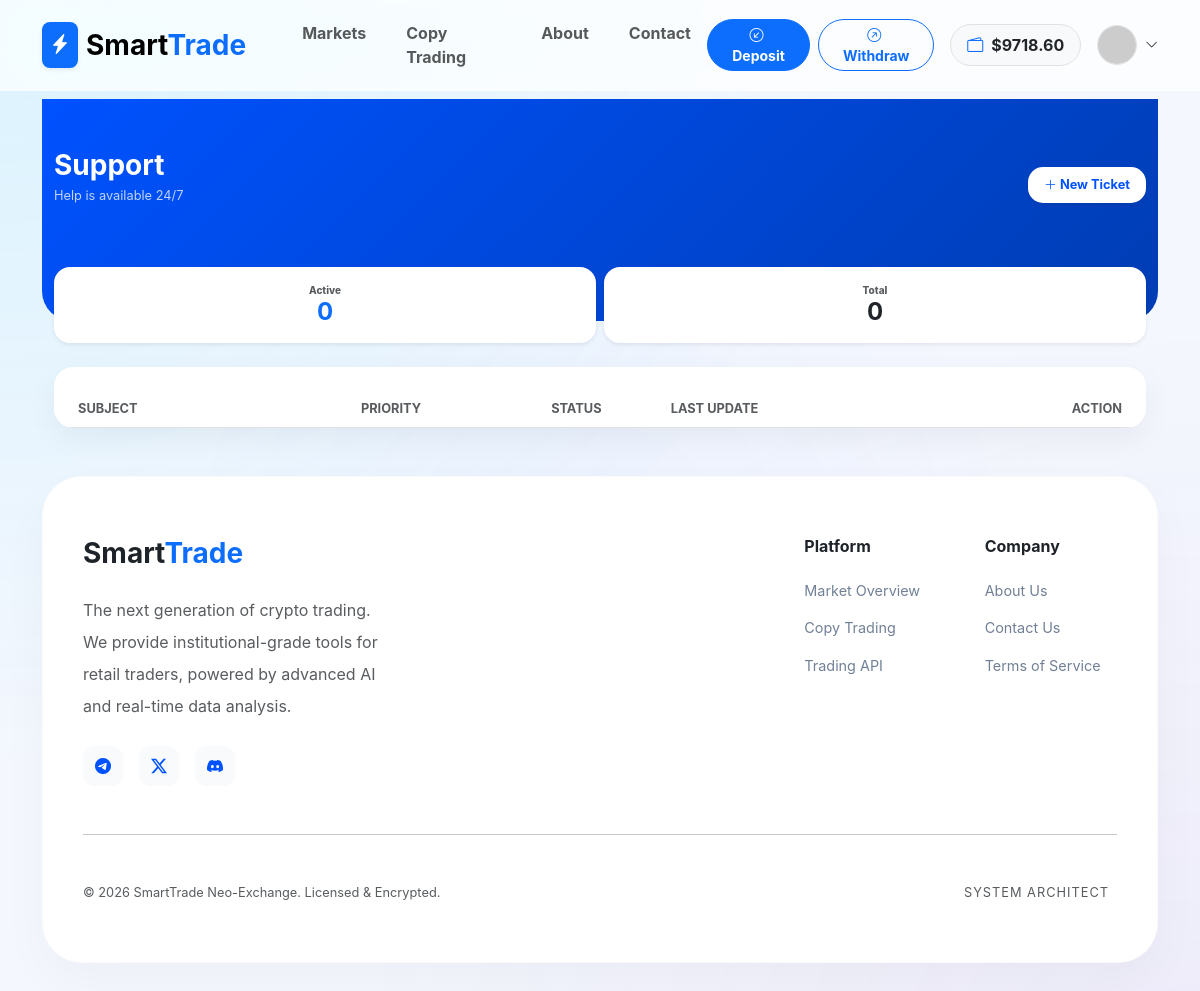
/accounts/tickets/ (signed in), run on an earlier commit of the app's database.
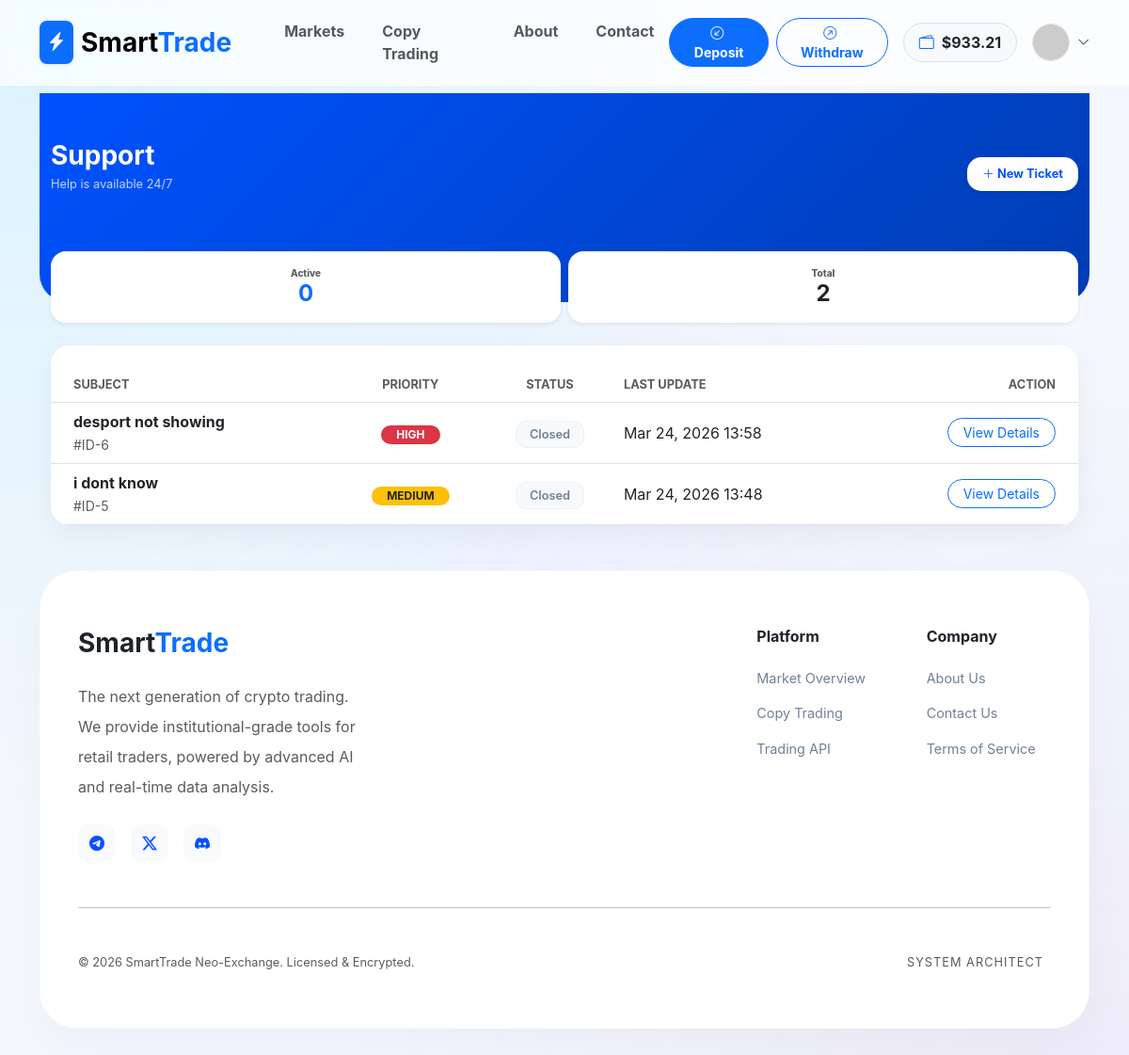
And on a later commit of the database.
### apps/accounts/models.py (models this page shows, shortened)
class User(AbstractUser):
    email = models.EmailField(unique=True, verbose_name="Email Address")
    balance = models.DecimalField(
        max_digits=20,
        decimal_places=2,
        default=0.00,
        verbose_name="Total Balance (USDT)"
    )
    wallet_address = models.CharField(
        max_length=255,
        blank=True,
        null=True,
        verbose_name="User Wallet Address"
    )
    is_verified = models.BooleanField(default=True)
    referred_by = models.ForeignKey('self', on_delete=models.SET_NULL, null=True, blank=True)
    referral_code = models.CharField(max_length=10, unique=True, blank=True)
    USERNAME_FIELD = 'email'
    REQUIRED_FIELDS = ['username']
    class Meta:
        verbose_name = 'User'
        verbose_name_plural = 'Users'

class Ticket(models.Model):
    STATUS_CHOICES = [
        ('open', 'Open'),
        ('pending', 'Pending'),
        ('closed', 'Closed'),
    ]
    URGENCY_CHOICES = [
        ('low', 'Low'),
        ('medium', 'Medium'),
        ('high', 'High'),
    ]
    user = models.ForeignKey(settings.AUTH_USER_MODEL, on_delete=models.CASCADE, related_name='tickets')
    subject = models.CharField(max_length=255)
    status = models.CharField(max_length=10, choices=STATUS_CHOICES, default='open')
    urgency = models.CharField(max_length=10, choices=URGENCY_CHOICES, default='medium')
    created_at = models.DateTimeField(auto_now_add=True)
    updated_at = models.DateTimeField(auto_now=True)
    class Meta:
        ordering = ['-updated_at']

### apps/accounts/views.py (the view)
# urls.py: path('tickets/', ticket_list, name='ticket_list'),
@login_required
def ticket_list(request):
    tickets = Ticket.objects.filter(user=request.user).order_by('-updated_at')
    open_tickets_count = tickets.filter(status='open').count()
    context = {
        'tickets': tickets,
        'open_count': open_tickets_count,
    }
    return render(request, 'accounts/tickets/ticket_list.html', context)

### apps/accounts/views.py (called while the page is built)
def user_notifications(request):
    if request.user.is_authenticated:
        return {
            'unread_notifications': request.user.notifications.filter(is_read=False).order_by('-created_at')
        }
    return {}

### templates/accounts/tickets/ticket_list.html (shortened to what this page needs)
{% extends 'base.html' %}
{% block content %}
<div class="user-welcome-section">
    <div class="container">
        <div class="row align-items-center">
            <div class="col-7 col-md-7 text-start mb-0">
                <h1 class="fw-bold mb-1 fs-3">Support</h1>
                <p class="opacity-75 small">Help is available 24/7</p>
            </div>
            <div class="col-5 col-md-5 text-end">
                <a href="{% url 'accounts:create_ticket' %}" class="btn btn-create shadow-sm py-2 px-3 small">
                    <i class="bi bi-plus-lg"></i> <span class="d-none d-md-inline">New Ticket</span>
                </a>
            </div>
        </div>
    </div>
</div>
<div class="container mb-5 mt-2">
    <div class="row g-2 mb-4 mt-2">
        <div class="col-6">
            <div class="p-3 bg-white rounded-4 border-0 shadow-sm text-center">
                <div class="text-muted" style="font-size: 10px; font-weight: 800; text-uppercase: uppercase;">Active</div>
                <div class="h4 fw-bold text-primary mb-0">{{ open_count }}</div>
            </div>
        </div>
        <div class="col-6">
            <div class="p-3 bg-white rounded-4 border-0 shadow-sm text-center">
                <div class="text-muted" style="font-size: 10px; font-weight: 800; text-uppercase: uppercase;">Total</div>
                <div class="h4 fw-bold text-dark mb-0">{{ tickets.count }}</div>
            </div>
        </div>
    </div>
    <div class="desktop-view glass-card overflow-hidden">
        <div class="table-responsive">
            <table class="table align-middle mb-0">
                <thead class="bg-light">
                    <tr style="height: 60px;">
                        <th class="ps-4 text-muted small fw-bold">SUBJECT</th>
                        <th class="text-center text-muted small fw-bold">PRIORITY</th>
                        <th class="text-center text-muted small fw-bold">STATUS</th>
                        <th class="text-muted small fw-bold">LAST UPDATE</th>
                        <th class="pe-4 text-end text-muted small fw-bold">ACTION</th>
                    </tr>
                </thead>
                <tbody>
                    {% for ticket in tickets %}
                    <tr>
                        <td class="ps-4">
                            <div class="fw-bold text-dark">{{ ticket.subject }}</div>
                            <small class="text-muted">#ID-{{ ticket.id }}</small>
                        </td>
                        <td class="text-center">
                            <span class="badge {% if ticket.urgency == 'high' %}bg-danger{% elif ticket.urgency == 'medium' %}bg-warning text-dark{% else %}bg-info{% endif %} rounded-pill px-3 py-1">
                                {{ ticket.urgency|upper }}
                            </span>
                        </td>
                        <td class="text-center">
                            <span class="badge-user {% if ticket.status == 'open' %}badge-open{% else %}badge-closed{% endif %}">
                                {{ ticket.get_status_display }}
                            </span>
                        </td>
                        <td>{{ ticket.updated_at|date:"M d, Y H:i" }}</td>
                        <td class="pe-4 text-end">
                            <a href="{% url 'accounts:ticket_detail' ticket.id %}" class="btn btn-outline-primary btn-sm rounded-pill px-3">View Details</a>
                        </td>
                    </tr>
                    {% endfor %}
                </tbody>
            </table>
        </div>
    </div>
</div>
{% endblock %}

### templates/base.html (shortened to what the changed rows need)
<!DOCTYPE html>
<html lang="en">
<head>
    <link href="https://cdn.jsdelivr.net/npm/bootstrap@5.3.0/dist/css/bootstrap.min.css" rel="stylesheet">
    <link rel="stylesheet" href="https://cdn.jsdelivr.net/npm/bootstrap-icons@1.11.0/font/bootstrap-icons.css">
    <link href="https://cdn.jsdelivr.net/gh/rastikerdar/vazirmatn@v33.003/Vazirmatn-font-face.css" rel="stylesheet">
    <link rel="stylesheet" href="https://cdnjs.cloudflare.com/ajax/libs/animate.css/4.1.1/animate.min.css"/>
</head>
<body>
<nav class="navbar navbar-expand-lg sticky-top d-none d-lg-block">
    <div class="container">
        <div class="collapse navbar-collapse">
            <div class="ms-auto d-flex align-items-center gap-3">
                {% if user.is_authenticated %}
                    <div class="d-none d-xl-flex gap-2">
                        <a href="{% url 'transactions:deposit' %}" class="btn btn-sm btn-primary rounded-pill px-3 fw-bold">
                            <i class="bi bi-arrow-down-left-circle me-1"></i> Deposit
                        </a>
                        <a href="{% url 'transactions:withdraw' %}" class="btn btn-sm btn-outline-primary rounded-pill px-3 fw-bold">
                            <i class="bi bi-arrow-up-right-circle me-1"></i> Withdraw
                        </a>
                    </div>
                    <div class="bg-light px-3 py-2 rounded-pill fw-bold border d-flex align-items-center">
                        <i class="bi bi-wallet2 text-primary me-2"></i>
                        <span class="text-dark">${{ user.balance|floatformat:2 }}</span>
                    </div>
                    <div class="dropdown">
                        <div class="d-flex align-items-center gap-2" data-bs-toggle="dropdown" style="cursor:pointer">
                            <img src="https://ui-avatars.com/api/?name={{ user.username }}&background=0052FF&color=fff&bold=true" class="rounded-circle border" width="40" height="40">
                            <i class="bi bi-chevron-down small"></i>
                        </div>
                    </div>
                {% else %}
                    <a href="{% url 'accounts:login' %}" class="btn fw-bold px-4">Login</a>
                    <a href="{% url 'accounts:register' %}" class="btn btn-primary rounded-pill px-4 fw-bold shadow-sm">Join Now</a>
                {% endif %}
            </div>
        </div>
    </div>
</nav>
<div class="container mt-2 animate__animated animate__fadeIn">
    {% block content %}{% endblock %}
</div>
</body>
</html>

What changed in the data, as far as the page shows it:
changed User: balance "9718.60" → "933.21"
added Ticket: subject "desport not showing", id "6", urgency "HIGH", status "Closed", updated_at "Mar 24, 2026 13:58"
added Ticket: subject "i dont know", id "5", urgency "MEDIUM", status "Closed", updated_at "Mar 24, 2026 13:48"
Also different on the page:
{{ tickets.count }}: "0" → "2"
